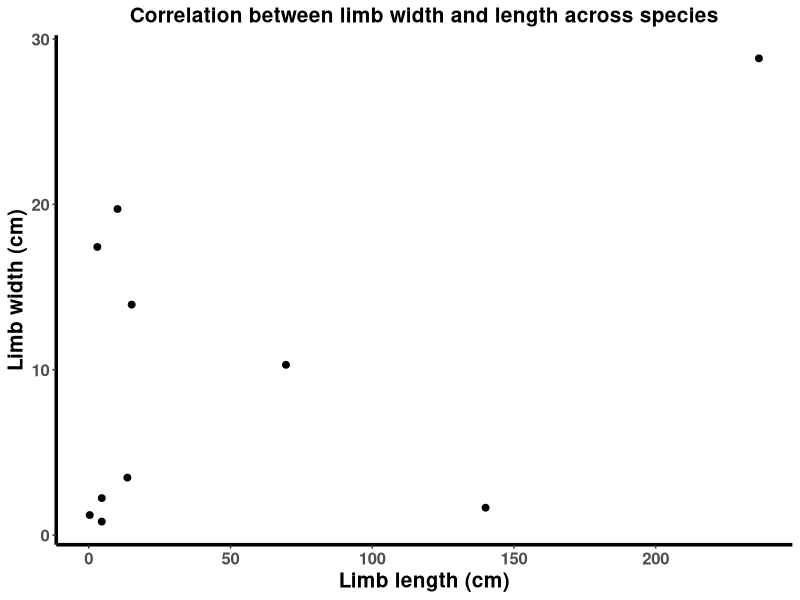
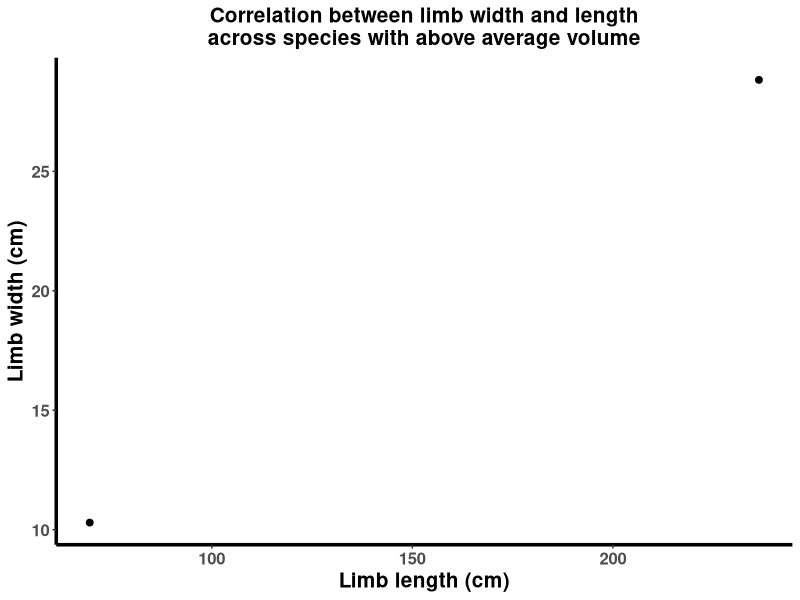

Source code (R) for these figures, in order:
## ---- chunk 1
library(dplyr)
library(ggplot2)
## ---- chunk 2
MData<-read.csv("Data/measurements.csv")
str(MData)
head(MData)
## ---- chunk 3
MData<-rename(MData, spe = Species, lbW = Limb.Width, unW = unitsW, lbL = Limb.Length, unL = unitsL)
## ---- chunk 4
for(i in 1:nrow(MData)){ #converting limb width
  if(MData[i,]$unW == "mm"){
    MData[i,]$lbW <- MData[i,]$lbW * 0.1
    MData[i,]$unW <- "cm"
  }
}

for(i in 1:nrow(MData)){ #converting limb length
  if(MData[i,]$unL == "mm"){
    MData[i,]$lbL <- MData[i,]$lbL * 0.1
    MData[i,]$unL <- "cm"
  }
}
str(MData)
## ---- chunk 5
MData<-mutate(MData, 
              lbV = pi*(lbW/2)^2*lbL)
head(MData)
## ---- chunk 6
MData$spe
MData<- mutate(MData, grp=rep(NA, 10))
MData$grp<- c(1,1,1,1,1,0,0,1,1,0)
MData$grp<- ifelse(MData$grp==T, "Moth", "Butterfly")
select(MData, spe, grp)
## ---- chunk 7
avg<-MData
avg<- avg %>%
  group_by(grp) %>%
  summarize(meanW=mean(lbW), SDW=sd(lbW),
           meanL=mean(lbL), SDL=sd(lbL),
           meanV=mean(lbV), SDV=sd(lbV)) %>%
  arrange(grp) #arrange in alphabetic order of group name
avg
## ---- chunk 8
ggplot(data=MData, aes(x=lbL, y=lbW)) +
  geom_point(size=I(2))+
  ylab("Limb width (cm)") +
  xlab("Limb length (cm)") +
  theme_classic() +
  theme(axis.line=element_line(colour = 'black', size = 1.2),
        axis.text=element_text(size=I(12), face="bold"),
        axis.title=element_text(size=I(15), face="bold"),
        plot.title=element_text(size=I(15), face="bold", hjust=0.5)) +
  ggtitle("Correlation between limb width and length across species")
## ---- chunk 9
x<-MData[(MData$grp == "Moth" & MData$lbV > as.integer(avg[2,6]))|
           (MData$grp =="Butterfly" &MData$lbV > as.integer(avg[1,6])),]
x
## ---- chunk 10
ggplot(data=x, aes(x=lbL, y=lbW)) +
  geom_point(size=I(2))+
  ylab("Limb width (cm)") +
  xlab("Limb length (cm)") +
  theme_classic() +
  theme(axis.line=element_line(colour = 'black', size = 1.2),
        axis.text=element_text(size=I(12), face="bold"),
        axis.title=element_text(size=I(15), face="bold"),
        plot.title=element_text(size=I(15), face="bold", hjust=0.5)) +
  ggtitle("Correlation between limb width and length\nacross species with above average volume")
## ---- chunk 11
y<-MData[(MData$grp == "Moth" & MData$lbV < as.integer(avg[2,6]))|
           (MData$grp =="Butterfly" &MData$lbV < as.integer(avg[1,6])),]
## ---- chunk 12
z<-select(MData, spe, lbV)
z<-rename(z, Species=spe, Limb.Volume=lbV) #renaming columns
z
